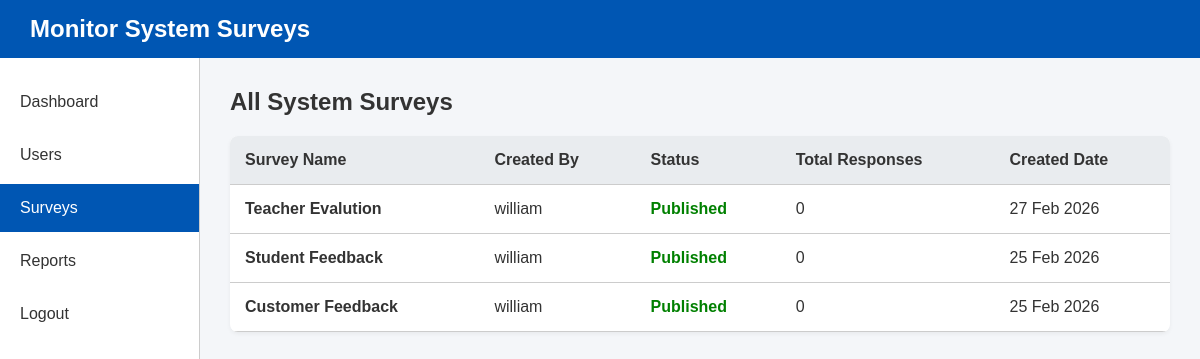
The page /admin/surveys.php (signed in) on the database as committed earlier.
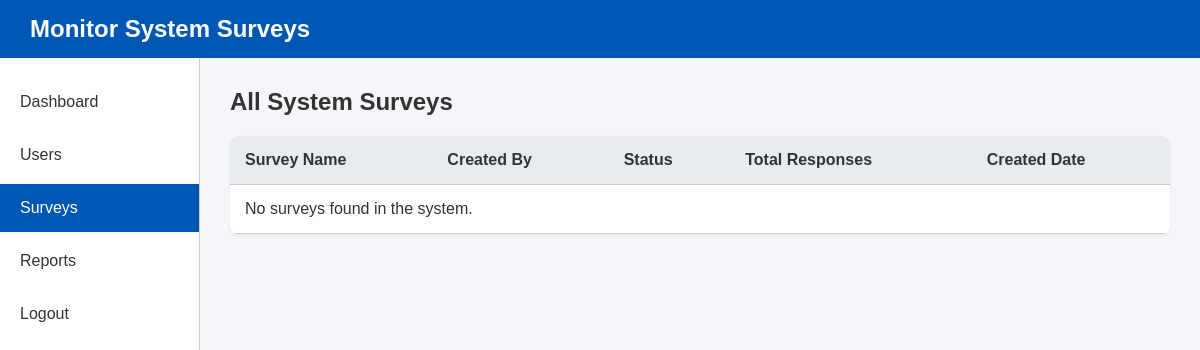
The same page on the database as committed later.
### tables this page shows
CREATE TABLE `survey` (
  `survey_id` int(11) NOT NULL,
  `title` varchar(255) NOT NULL,
  `description` text DEFAULT NULL,
  `status` enum('Draft','Published','Closed') DEFAULT 'Draft',
  `created_date` datetime DEFAULT current_timestamp(),
  `creator_id` int(11) NOT NULL
);

CREATE TABLE `user` (
  `user_id` int(11) NOT NULL,
  `name` varchar(100) NOT NULL,
  `email` varchar(100) NOT NULL,
  `password` varchar(255) NOT NULL,
  `role` enum('Admin','Form Creator','Respondent') NOT NULL,
  `is_disabled` tinyint(1) DEFAULT 0,
  `disability_profile` varchar(50) DEFAULT 'none'
);

### includes/auth_check.php (called while the page is built, shortened)
<?php
$body_class = "";
$inline_style = "";
?>

### admin/surveys.php (the view, shortened to what this page needs)
<?php
require_once '../includes/auth_check.php';
require_once '../includes/db_connection.php';
$sql = "SELECT s.survey_id, s.title, s.status, s.created_date, u.name as creator_name,
        (SELECT COUNT(*) FROM Response r WHERE r.survey_id = s.survey_id) as response_count
        FROM Survey s
        JOIN User u ON s.creator_id = u.user_id
        ORDER BY s.created_date DESC";
$stmt = $pdo->query($sql);
$allSurveys = $stmt->fetchAll(PDO::FETCH_ASSOC);
?>
<!DOCTYPE html>
<html lang="en">
<head>
    <link rel="stylesheet" href="../assets/css/style.css?v=3">
</head>
<body class="dashboard-page <?php echo $body_class; ?>" <?php echo $inline_style; ?>>
    <div class="app-container">
        <header class="top-header" role="banner">
            <h1>Monitor System Surveys</h1>
        </header>
        <div class="dashboard-body">
            <nav class="sidebar" role="navigation">
                <a href="dashboard.php">Dashboard</a>
                <a href="users.php">Users</a>
                <a href="surveys.php" class="active">Surveys</a>
                <a href="reports.php">Reports</a>
                <a href="../logout.php">Logout</a>
            </nav>
            <main class="main-content" role="main">
                <h2 tabindex="0">All System Surveys</h2>
                <div class="table-responsive" tabindex="0">
                    <table class="data-table">
                        <thead>
                            <tr>
                                <th>Survey Name</th>
                                <th>Created By</th>
                                <th>Status</th>
                                <th>Total Responses</th>
                                <th>Created Date</th>
                            </tr>
                        </thead>
                        <tbody>
                            <?php if(count($allSurveys) > 0): ?>
                                <?php foreach($allSurveys as $survey): ?>
                                <tr>
                                    <td><strong><?php echo htmlspecialchars($survey['title']); ?></strong></td>
                                    <td><?php echo htmlspecialchars($survey['creator_name']); ?></td>
                                    <td style="color: <?php echo $survey['status'] == 'Published' ? 'green' : ($survey['status'] == 'Draft' ? 'orange' : 'red'); ?>; font-weight: bold;">
                                        <?php echo htmlspecialchars($survey['status']); ?>
                                    </td>
                                    <td><?php echo $survey['response_count']; ?></td>
                                    <td><?php echo date('d M Y', strtotime($survey['created_date'])); ?></td>
                                </tr>
                                <?php endforeach; ?>
                            <?php else: ?>
                                <tr><td colspan="5">No surveys found in the system.</td></tr>
                            <?php endif; ?>
                        </tbody>
                    </table>
                </div>
            </main>
        </div>
    </div>
</body>
</html>

Rows that differ between the two databases and show on the page:
removed survey: title "Teacher Evalution", creator.name "william", status "Published", response_count "0", created_date "27 Feb 2026"
removed survey: title "Student Feedback", creator.name "william", status "Published", response_count "0", created_date "25 Feb 2026"
removed survey: title "Customer Feedback", creator.name "william", status "Published", response_count "0", created_date "25 Feb 2026"
Other text that changed with them:
text now shown: "No surveys found in the system."
